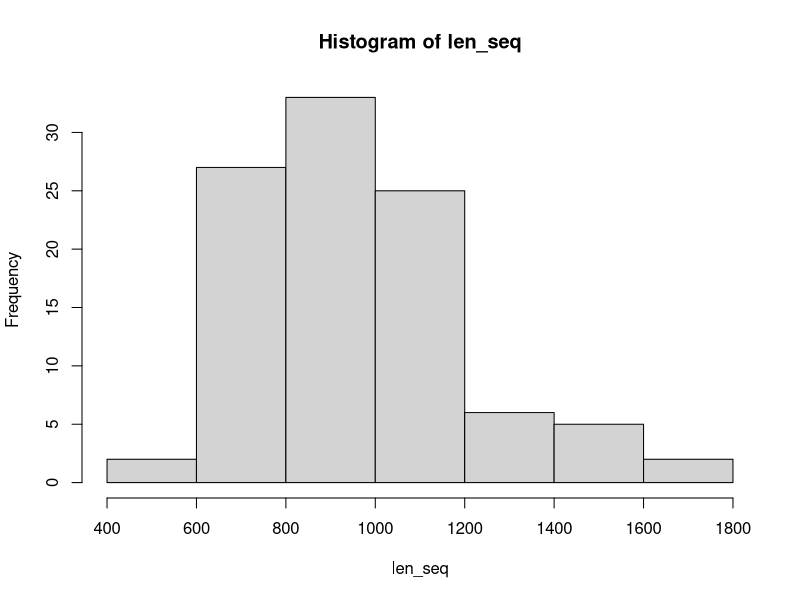

Source code (R):
## ---- chunk 1
data = read.csv('data.csv')
# physiotherapy = read.csv('physiotherapy.csv')
# data = read.csv('sani.csv')
# data = read.csv('surgery.csv')
## ---- chunk 2
k = 2
data_undersampled = data[seq(1, dim(data)[1], by = k),]
## ---- chunk 3
# Inizializza vettore di 0
len_seq = rep(0, dim(data)[2])

# Calcola la lunghezza della serie per ogni paziente
for (i in 1:dim(data)[2]){
    len_seq[i] = which(is.na(data[,i]))[1] - 1
}

# Imposta manualmente la lunghezza della serie più lunga 
len_seq[which(is.na(len_seq))] = dim(data)[1]
## ---- chunk 4
hist(len_seq)
## ---- chunk 5
# Calcola il nuovo numero massimo di osservazioni
num_rows = max( max(len_seq[which(len_seq < 600)]), max(floor(len_seq[which(len_seq > 600 & len_seq < 1000)]/2)), max(floor(len_seq[which(len_seq > 1000)]/3 )) )

# Inizializza nuovo dataframe con NA
data_undersampled <- data.frame(matrix(NA, nrow = num_rows, ncol = dim(data)[2]))
colnames(data_undersampled) <- colnames(data)

for(i in 1:dim(data)[2]){
  
  # serie senza NA
  vec = data[1:len_seq[i],i] 
  
  if(len_seq[i] < 600){
    
    vec2 = vec
    
  } else if (len_seq[i] < 1000){
    # serie undersamplata
    vec2 = vec[seq(1, length(vec), by = 2)] 
    
  } else {
    # serie undersamplata
    vec2 = vec[seq(1, length(vec), by = 3)] 
  }
  
  # crea un vettore di NA per gli istanti di tempo rimanenti
  NA_vec = rep(NA, num_rows - length(vec2)) 
  
  # concatena la serie undersamplata e il vettore di NA
  vec2 = c(vec2, NA_vec) 
  
  # Inserisci nel dataframe
  data_undersampled[,i] = vec2
}
## ---- chunk 6
write.csv(data_undersampled, file = 'Data_Undersampled.csv', row.names = FALSE)
